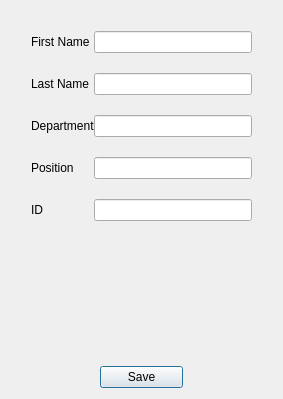
<?xml version="1.0" encoding="UTF-8"?>
<ui version="4.0">
 <class>Dialog</class>
 <widget class="QDialog" name="Dialog">
  <property name="geometry">
   <rect>
    <x>0</x>
    <y>0</y>
    <width>283</width>
    <height>399</height>
   </rect>
  </property>
  <property name="windowTitle">
   <string>Dialog</string>
  </property>
  <layout class="QGridLayout" name="gridLayout" columnstretch="1,1,1">
   <property name="verticalSpacing">
    <number>4</number>
   </property>
   <item row="0" column="0" colspan="3">
    <layout class="QFormLayout" name="formLayout">
     <property name="verticalSpacing">
      <number>20</number>
     </property>
     <property name="leftMargin">
      <number>20</number>
     </property>
     <property name="topMargin">
      <number>20</number>
     </property>
     <property name="rightMargin">
      <number>20</number>
     </property>
     <property name="bottomMargin">
      <number>20</number>
     </property>
     <item row="0" column="0">
      <widget class="QLabel" name="firstnamelabel">
       <property name="text">
        <string>First Name</string>
       </property>
      </widget>
     </item>
     <item row="0" column="1">
      <widget class="QLineEdit" name="firstnamelineedit"/>
     </item>
     <item row="1" column="0">
      <widget class="QLabel" name="lastnamelabel">
       <property name="text">
        <string>Last Name</string>
       </property>
      </widget>
     </item>
     <item row="1" column="1">
      <widget class="QLineEdit" name="lastnamelineedit"/>
     </item>
     <item row="2" column="0">
      <widget class="QLabel" name="departmentlabel">
       <property name="text">
        <string>Department</string>
       </property>
      </widget>
     </item>
     <item row="2" column="1">
      <widget class="QLineEdit" name="departmentlineedit"/>
     </item>
     <item row="3" column="0">
      <widget class="QLabel" name="positionlabel">
       <property name="text">
        <string>Position</string>
       </property>
      </widget>
     </item>
     <item row="3" column="1">
      <widget class="QLineEdit" name="positionlineedit"/>
     </item>
     <item row="4" column="0">
      <widget class="QLabel" name="idlabel">
       <property name="text">
        <string>ID</string>
       </property>
      </widget>
     </item>
     <item row="4" column="1">
      <widget class="QLineEdit" name="lineEdit_5"/>
     </item>
    </layout>
   </item>
   <item row="1" column="0">
    <spacer name="horizontalSpacer">
     <property name="orientation">
      <enum>Qt::Horizontal</enum>
     </property>
     <property name="sizeHint" stdset="0">
      <size>
       <width>81</width>
       <height>20</height>
      </size>
     </property>
    </spacer>
   </item>
   <item row="1" column="1">
    <widget class="QPushButton" name="pushButton">
     <property name="text">
      <string>Save</string>
     </property>
    </widget>
   </item>
   <item row="1" column="2">
    <spacer name="horizontalSpacer_2">
     <property name="orientation">
      <enum>Qt::Horizontal</enum>
     </property>
     <property name="sizeHint" stdset="0">
      <size>
       <width>81</width>
       <height>20</height>
      </size>
     </property>
    </spacer>
   </item>
  </layout>
 </widget>
 <resources/>
 <connections/>
</ui>
